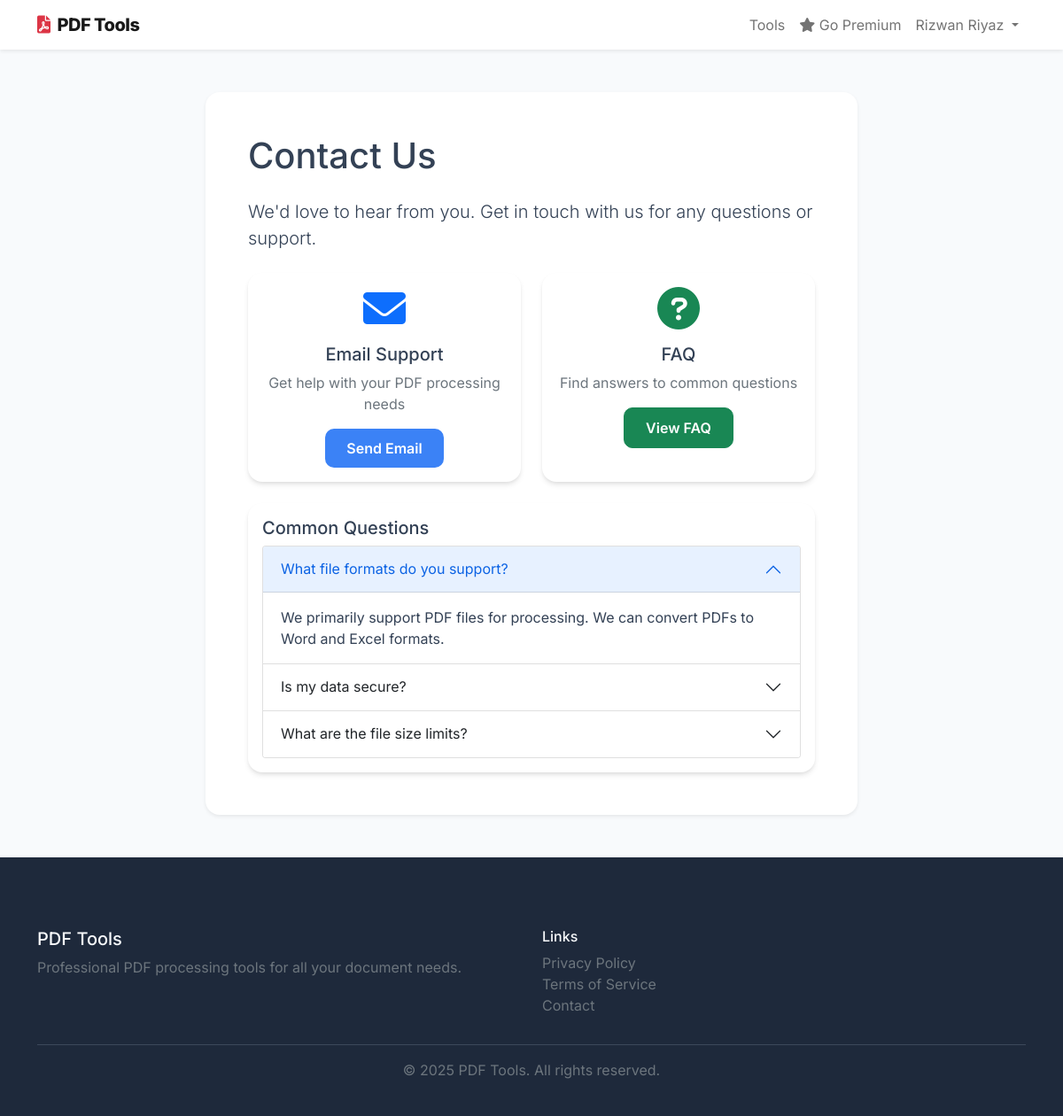
Page /contact (signed in) on the earlier database version.
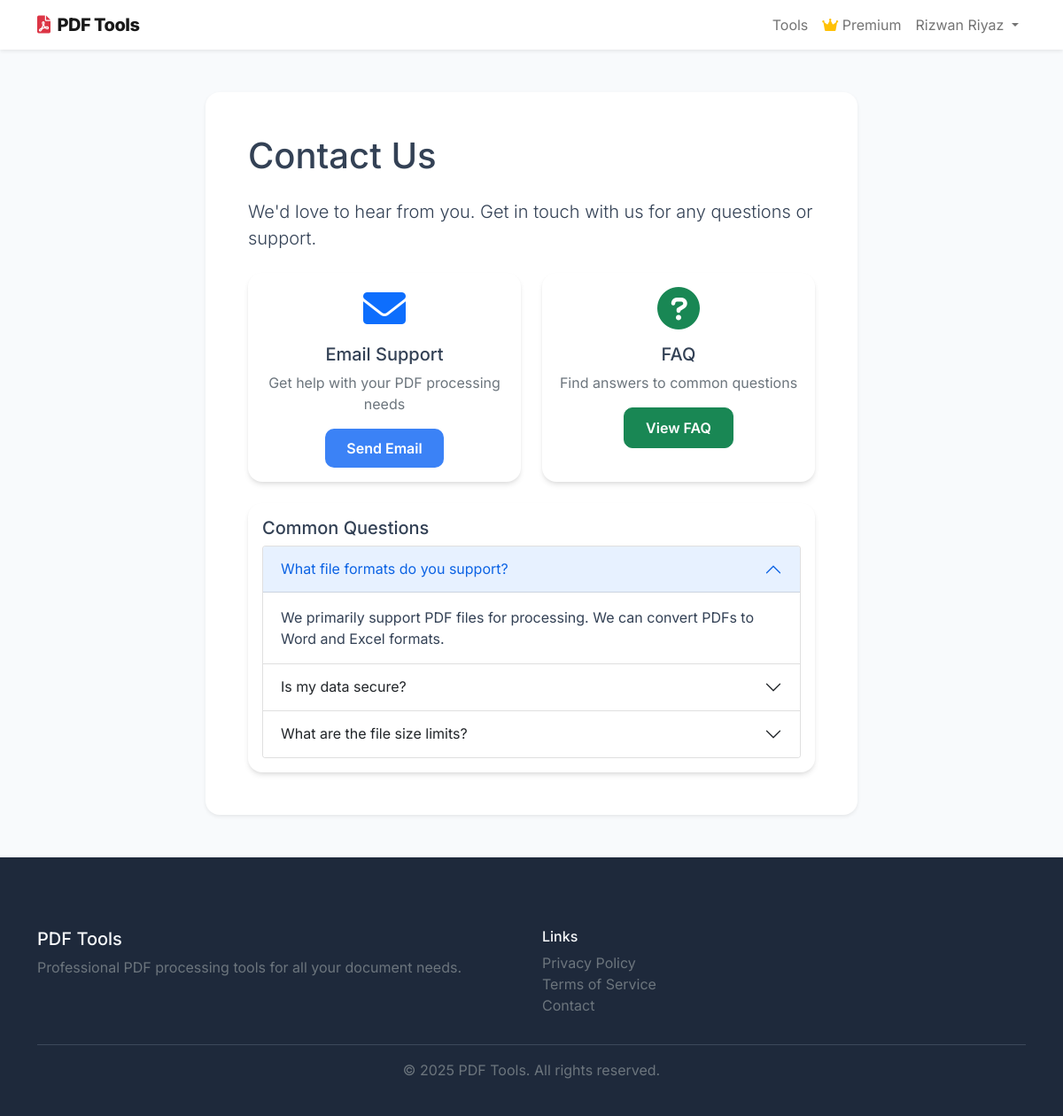
Same page on the later database version.
### routes.py (the view)
@app.route('/contact')
def contact():
    return render_template('contact.html')

### models.py (called while the page is built)
    def has_active_subscription(self):
        if self.is_premium:
            return True
        for subscription in self.subscriptions:
            if subscription.is_active():
                return True
        return False

    def is_active(self):
        return (self.status == SubscriptionStatus.ACTIVE and
                (self.expires_at is None or self.expires_at > datetime.now()))

### routes.py (called while the page is built)
@login_manager.user_loader
def load_user(user_id):
    return User.query.get(str(user_id))

@app.before_request
def make_session_permanent():
    session.permanent = True

### templates/contact.html (shortened to what the changed rows need)
{% extends "base.html" %}
{% block content %}
<div class="container py-5">
    <div class="row justify-content-center">
        <div class="col-lg-8">
            <div class="card shadow-sm">
                <div class="card-body p-5">
                    <h1 class="mb-4">Contact Us</h1>
                    <div class="row mt-4">
                        <div class="col-12">
                            <div class="card">
                                <div class="card-body">
                                    <div class="accordion" id="faqAccordion">
                                        <div class="accordion-item">
                                            <h2 class="accordion-header">
                                                <button class="accordion-button" type="button" data-bs-toggle="collapse" data-bs-target="#faq1">
                                                    What file formats do you support?
                                                </button>
                                            </h2>
                                        </div>
                                        <div class="accordion-item">
                                            <h2 class="accordion-header">
                                                <button class="accordion-button collapsed" type="button" data-bs-toggle="collapse" data-bs-target="#faq2">
                                                    Is my data secure?
                                                </button>
                                            </h2>
                                        </div>
                                        <div class="accordion-item">
                                            <h2 class="accordion-header">
                                                <button class="accordion-button collapsed" type="button" data-bs-toggle="collapse" data-bs-target="#faq3">
                                                    What are the file size limits?
                                                </button>
                                            </h2>
                                        </div>
                                    </div>
                                </div>
                            </div>
                        </div>
                    </div>
                </div>
            </div>
        </div>
    </div>
</div>
{% endblock %}

### templates/base.html (shortened to what this page needs)
<!DOCTYPE html>
<html lang="en">
<head>
    <link href="https://cdn.jsdelivr.net/npm/bootstrap@5.1.3/dist/css/bootstrap.min.css" rel="stylesheet">
    <link href="https://cdnjs.cloudflare.com/ajax/libs/font-awesome/6.0.0/css/all.min.css" rel="stylesheet">
    <link rel="stylesheet" href="{{ url_for('static', filename='style.css') }}">
</head>
<body>
    <nav class="navbar navbar-expand-lg navbar-light bg-white shadow-sm">
        <div class="container">
            <a class="navbar-brand" href="{{ url_for('index') }}">
                <i class="fas fa-file-pdf text-danger me-2"></i>PDF Tools
            </a>
            <div class="collapse navbar-collapse" id="navbarNav">
                <ul class="navbar-nav ms-auto">
                    {% if current_user.is_authenticated %}
                        <li class="nav-item">
                            <a class="nav-link" href="{{ url_for('tools') }}">Tools</a>
                        </li>
                        <li class="nav-item">
                            <a class="nav-link" href="{{ url_for('premium') }}">
                                {% if current_user.has_active_subscription() %}
                                    <i class="fas fa-crown text-warning"></i> Premium
                                {% else %}
                                    <i class="fas fa-star"></i> Go Premium
                                {% endif %}
                            </a>
                        </li>
                        <li class="nav-item dropdown">
                            <a class="nav-link dropdown-toggle" href="#" id="navbarDropdown" role="button" data-bs-toggle="dropdown">
                                {{ current_user.first_name }} {{ current_user.last_name }}
                            </a>
                        </li>
                    {% endif %}
                </ul>
            </div>
        </div>
    </nav>
    <main>
        {% block content %}{% endblock %}
    </main>
    <footer class="footer">
        <div class="container">
            <div class="row">
                <div class="col-md-6">
                    <h5>PDF Tools</h5>
                    <p class="text-muted">Professional PDF processing tools for all your document needs.</p>
                </div>
                <div class="col-md-6">
                    <h6>Links</h6>
                    <ul class="list-unstyled">
                        <li><a href="{{ url_for('privacy') }}" class="text-muted">Privacy Policy</a></li>
                        <li><a href="{{ url_for('terms') }}" class="text-muted">Terms of Service</a></li>
                        <li><a href="{{ url_for('contact') }}" class="text-muted">Contact</a></li>
                    </ul>
                </div>
            </div>
            <hr>
            <div class="text-center">
                <p class="text-muted mb-0">&copy; 2025 PDF Tools. All rights reserved.</p>
            </div>
        </div>
    </footer>
</body>
</html>

Differences in the rows shown:
changed User "Rizwan": is_premium False → True (drawn)
Other differences:
text no longer shown: "Go Premium"
text now shown: "Premium"
